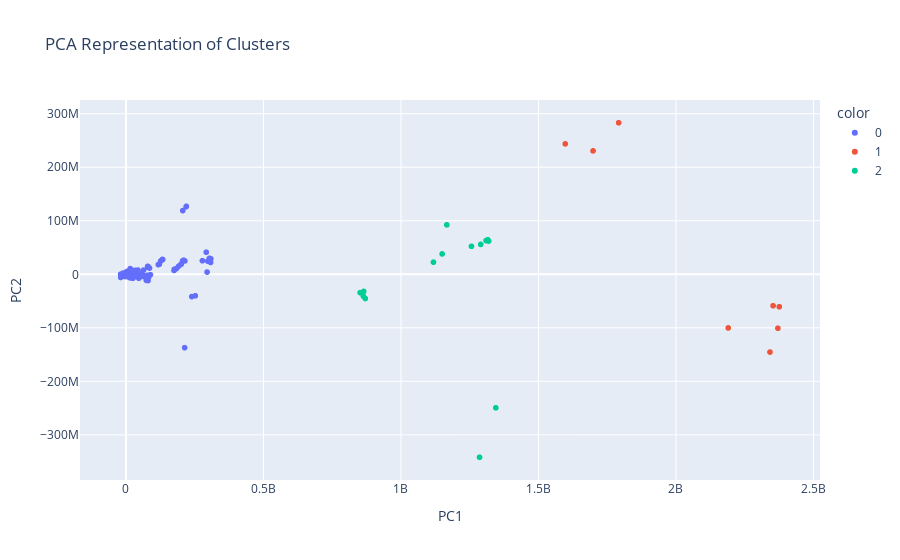

This figure's notebook cell:
### Code cell
# Create scatter plot of `PC2` vs `PC1`
fig = px.scatter(
    data_frame=X_pca,
    x="PC1",
    y="PC2",
    color=labels.astype(str),
    title="PCA Representation of Clusters"
)
fig.update_layout(xaxis_title="PC1", yaxis_title="PC2")

fig.show()

### Figure 1 — Plotly figure (JSON) as saved in the notebook; plotly's stock layout.template omitted (floating-point values rounded to 4 significant figures; data arrays with more than 128 entries replaced by an {"elided": "..."} marker saying what was removed)
{"data": [{"hovertemplate": "color=0<br>PC1=%{x}<br>PC2=%{y}<extra></extra>", "legendgroup": "0", "marker": {"color": "#636efa", "symbol": "circle"}, "mode": "markers", "name": "0", "showlegend": true, "type": "scattergl", "x": {"elided": "3297 float values"}, "xaxis": "x", "y": {"elided": "3297 float values"}, "yaxis": "y"}, {"hovertemplate": "color=1<br>PC1=%{x}<br>PC2=%{y}<extra></extra>", "legendgroup": "1", "marker": {"color": "#EF553B", "symbol": "circle"}, "mode": "markers", "name": "1", "showlegend": true, "type": "scattergl", "x": [1699000000.0, 1597000000.0, 1792000000.0, 2376000000.0, 2342000000.0, 2190000000.0, 2371000000.0, 2353000000.0], "xaxis": "x", "y": [230600000.0, 243700000.0, 283200000.0, -60630000.0, -145300000.0, -100200000.0, -100800000.0, -58770000.0], "yaxis": "y"}, {"hovertemplate": "color=2<br>PC1=%{x}<br>PC2=%{y}<extra></extra>", "legendgroup": "2", "marker": {"color": "#00cc96", "symbol": "circle"}, "mode": "markers", "name": "2", "showlegend": true, "type": "scattergl", "x": [1286000000.0, 1345000000.0, 1118000000.0, 1167000000.0, 1150000000.0, 1256000000.0, 1316000000.0, 1290000000.0, 1309000000.0, 1319000000.0, 864300000.0, 863500000.0, 860100000.0, 851400000.0, 870300000.0], "xaxis": "x", "y": [-341800000.0, -249500000.0, 22690000.0, 92410000.0, 38040000.0, 52220000.0, 64550000.0, 55890000.0, 63030000.0, 62080000.0, -31990000.0, -41210000.0, -34980000.0, -34240000.0, -45200000.0], "yaxis": "y"}], "layout": {"legend": {"title": {"text": "color"}, "tracegroupgap": 0}, "title": {"text": "PCA Representation of Clusters"}, "xaxis": {"anchor": "y", "domain": [0, 1], "title": {"text": "PC1"}}, "yaxis": {"anchor": "x", "domain": [0, 1], "title": {"text": "PC2"}}}}
